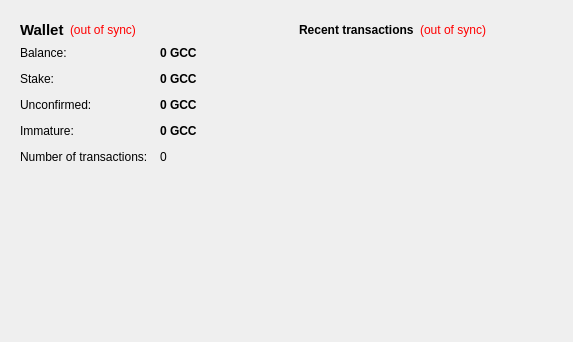
<?xml version="1.0" encoding="UTF-8"?>
<ui version="4.0">
 <class>OverviewPage</class>
 <widget class="QWidget" name="OverviewPage">
  <property name="geometry">
   <rect>
    <x>0</x>
    <y>0</y>
    <width>573</width>
    <height>342</height>
   </rect>
  </property>
  <property name="windowTitle">
   <string>Form</string>
  </property>
  <property name="styleSheet">
   <string notr="true">#OverviewPage {  }</string>
  </property>
  <layout class="QHBoxLayout" name="horizontalLayout" stretch="1,1">
   <item>
    <layout class="QVBoxLayout" name="verticalLayout_2">
     <item>
      <widget class="QFrame" name="frame">
       <property name="styleSheet">
        <string notr="true"/>
       </property>
       <layout class="QVBoxLayout" name="verticalLayout_4">
        <item>
         <layout class="QHBoxLayout" name="horizontalLayout_4">
          <item>
           <widget class="QLabel" name="label_5">
            <property name="font">
             <font>
              <pointsize>11</pointsize>
              <weight>75</weight>
              <bold>true</bold>
             </font>
            </property>
            <property name="styleSheet">
             <string notr="true"/>
            </property>
            <property name="text">
             <string>Wallet</string>
            </property>
           </widget>
          </item>
          <item>
           <widget class="QLabel" name="labelWalletStatus">
            <property name="toolTip">
             <string>The displayed information may be out of date. Your wallet automatically synchronizes with the Reecoin network after a connection is established, but this process has not completed yet.</string>
            </property>
            <property name="styleSheet">
             <string notr="true">QLabel { color: red; }</string>
            </property>
            <property name="text">
             <string notr="true">(out of sync)</string>
            </property>
            <property name="alignment">
             <set>Qt::AlignLeading|Qt::AlignLeft|Qt::AlignVCenter</set>
            </property>
           </widget>
          </item>
          <item>
           <spacer name="horizontalSpacer_2">
            <property name="orientation">
             <enum>Qt::Horizontal</enum>
            </property>
            <property name="sizeHint" stdset="0">
             <size>
              <width>40</width>
              <height>20</height>
             </size>
            </property>
           </spacer>
          </item>
         </layout>
        </item>
        <item>
         <layout class="QFormLayout" name="formLayout_2">
          <property name="fieldGrowthPolicy">
           <enum>QFormLayout::AllNonFixedFieldsGrow</enum>
          </property>
          <property name="horizontalSpacing">
           <number>12</number>
          </property>
          <property name="verticalSpacing">
           <number>12</number>
          </property>
          <item row="0" column="0">
           <widget class="QLabel" name="label">
            <property name="styleSheet">
             <string notr="true"/>
            </property>
            <property name="text">
             <string>Balance:</string>
            </property>
           </widget>
          </item>
          <item row="0" column="1">
           <widget class="QLabel" name="labelBalance">
            <property name="font">
             <font>
              <weight>75</weight>
              <bold>true</bold>
             </font>
            </property>
            <property name="cursor">
             <cursorShape>IBeamCursor</cursorShape>
            </property>
            <property name="toolTip">
             <string>Your current balance</string>
            </property>
            <property name="styleSheet">
             <string notr="true"/>
            </property>
            <property name="text">
             <string notr="true">0 GCC</string>
            </property>
            <property name="textInteractionFlags">
             <set>Qt::LinksAccessibleByMouse|Qt::TextSelectableByKeyboard|Qt::TextSelectableByMouse</set>
            </property>
           </widget>
          </item>
          <item row="1" column="0">
           <widget class="QLabel" name="label_6">
            <property name="styleSheet">
             <string notr="true"/>
            </property>
            <property name="text">
             <string>Stake:</string>
            </property>
           </widget>
          </item>
          <item row="1" column="1">
           <widget class="QLabel" name="labelStake">
            <property name="font">
             <font>
              <weight>75</weight>
              <bold>true</bold>
             </font>
            </property>
            <property name="cursor">
             <cursorShape>IBeamCursor</cursorShape>
            </property>
            <property name="toolTip">
             <string>Total of coins that was staked, and do not yet count toward the current balance</string>
            </property>
            <property name="styleSheet">
             <string notr="true"/>
            </property>
            <property name="text">
             <string notr="true">0 GCC</string>
            </property>
            <property name="textInteractionFlags">
             <set>Qt::LinksAccessibleByMouse|Qt::TextSelectableByKeyboard|Qt::TextSelectableByMouse</set>
            </property>
           </widget>
          </item>
          <item row="2" column="0">
           <widget class="QLabel" name="label_3">
            <property name="styleSheet">
             <string notr="true"/>
            </property>
            <property name="text">
             <string>Unconfirmed:</string>
            </property>
           </widget>
          </item>
          <item row="2" column="1">
           <widget class="QLabel" name="labelUnconfirmed">
            <property name="font">
             <font>
              <weight>75</weight>
              <bold>true</bold>
             </font>
            </property>
            <property name="cursor">
             <cursorShape>IBeamCursor</cursorShape>
            </property>
            <property name="toolTip">
             <string>Total of transactions that have yet to be confirmed, and do not yet count toward the current balance</string>
            </property>
            <property name="styleSheet">
             <string notr="true"/>
            </property>
            <property name="text">
             <string notr="true">0 GCC</string>
            </property>
            <property name="textInteractionFlags">
             <set>Qt::LinksAccessibleByMouse|Qt::TextSelectableByKeyboard|Qt::TextSelectableByMouse</set>
            </property>
           </widget>
          </item>
          <item row="3" column="0">
           <widget class="QLabel" name="labelImmatureText">
            <property name="styleSheet">
             <string notr="true"/>
            </property>
            <property name="text">
             <string>Immature:</string>
            </property>
           </widget>
          </item>
          <item row="3" column="1">
           <widget class="QLabel" name="labelImmature">
            <property name="font">
             <font>
              <weight>75</weight>
              <bold>true</bold>
             </font>
            </property>
            <property name="toolTip">
             <string>Mined balance that has not yet matured</string>
            </property>
            <property name="styleSheet">
             <string notr="true"/>
            </property>
            <property name="text">
             <string notr="true">0 GCC</string>
            </property>
            <property name="textInteractionFlags">
             <set>Qt::LinksAccessibleByMouse|Qt::TextSelectableByKeyboard|Qt::TextSelectableByMouse</set>
            </property>
           </widget>
          </item>
          <item row="4" column="0">
           <widget class="QLabel" name="label_2">
            <property name="styleSheet">
             <string notr="true"/>
            </property>
            <property name="text">
             <string>Number of transactions:</string>
            </property>
           </widget>
          </item>
          <item row="4" column="1">
           <widget class="QLabel" name="labelNumTransactions">
            <property name="toolTip">
             <string>Total number of transactions in wallet</string>
            </property>
            <property name="styleSheet">
             <string notr="true"/>
            </property>
            <property name="text">
             <string notr="true">0</string>
            </property>
           </widget>
          </item>
         </layout>
        </item>
       </layout>
      </widget>
     </item>
     <item>
      <spacer name="verticalSpacer">
       <property name="orientation">
        <enum>Qt::Vertical</enum>
       </property>
       <property name="sizeHint" stdset="0">
        <size>
         <width>20</width>
         <height>40</height>
        </size>
       </property>
      </spacer>
     </item>
     <item>
      <widget class="QLabel" name="label_6">
       <property name="text">
        <string/>
       </property>
       <property name="pixmap">
        <pixmap resource="../bitcoin.qrc">:/images/backg</pixmap>
       </property>
       <property name="scaledContents">
        <bool>false</bool>
       </property>
       <property name="alignment">
        <set>Qt::AlignCenter</set>
       </property>
       <property name="margin">
        <number>-2</number>
       </property>
      </widget>
     </item>
    </layout>
   </item>
   <item>
    <layout class="QVBoxLayout" name="verticalLayout_3">
     <item>
      <widget class="QFrame" name="frame_2">
       <property name="styleSheet">
        <string notr="true"/>
       </property>
       <layout class="QVBoxLayout" name="verticalLayout">
        <item>
         <layout class="QHBoxLayout" name="horizontalLayout_2">
          <item>
           <widget class="QLabel" name="label_4">
            <property name="styleSheet">
             <string notr="true"/>
            </property>
            <property name="text">
             <string>&lt;b&gt;Recent transactions&lt;/b&gt;</string>
            </property>
           </widget>
          </item>
          <item>
           <widget class="QLabel" name="labelTransactionsStatus">
            <property name="toolTip">
             <string>The displayed information may be out of date. Your wallet automatically synchronizes with the Reecoin network after a connection is established, but this process has not completed yet.</string>
            </property>
            <property name="styleSheet">
             <string notr="true">QLabel { color: red; }</string>
            </property>
            <property name="text">
             <string notr="true">(out of sync)</string>
            </property>
            <property name="alignment">
             <set>Qt::AlignRight|Qt::AlignTrailing|Qt::AlignVCenter</set>
            </property>
           </widget>
          </item>
          <item>
           <spacer name="horizontalSpacer">
            <property name="orientation">
             <enum>Qt::Horizontal</enum>
            </property>
            <property name="sizeHint" stdset="0">
             <size>
              <width>40</width>
              <height>20</height>
             </size>
            </property>
           </spacer>
          </item>
         </layout>
        </item>
        <item>
         <widget class="QListView" name="listTransactions">
          <property name="styleSheet">
           <string notr="true">QListView { background: transparent; }</string>
          </property>
          <property name="frameShape">
           <enum>QFrame::NoFrame</enum>
          </property>
          <property name="verticalScrollBarPolicy">
           <enum>Qt::ScrollBarAlwaysOff</enum>
          </property>
          <property name="horizontalScrollBarPolicy">
           <enum>Qt::ScrollBarAlwaysOff</enum>
          </property>
          <property name="selectionMode">
           <enum>QAbstractItemView::NoSelection</enum>
          </property>
         </widget>
        </item>
       </layout>
      </widget>
     </item>
     <item>
      <spacer name="verticalSpacer_2">
       <property name="orientation">
        <enum>Qt::Vertical</enum>
       </property>
       <property name="sizeHint" stdset="0">
        <size>
         <width>20</width>
         <height>40</height>
        </size>
       </property>
      </spacer>
     </item>
    </layout>
   </item>
  </layout>
 </widget>
 <resources>
  <include location="../bitcoin.qrc"/>
 </resources>
 <connections/>
</ui>
